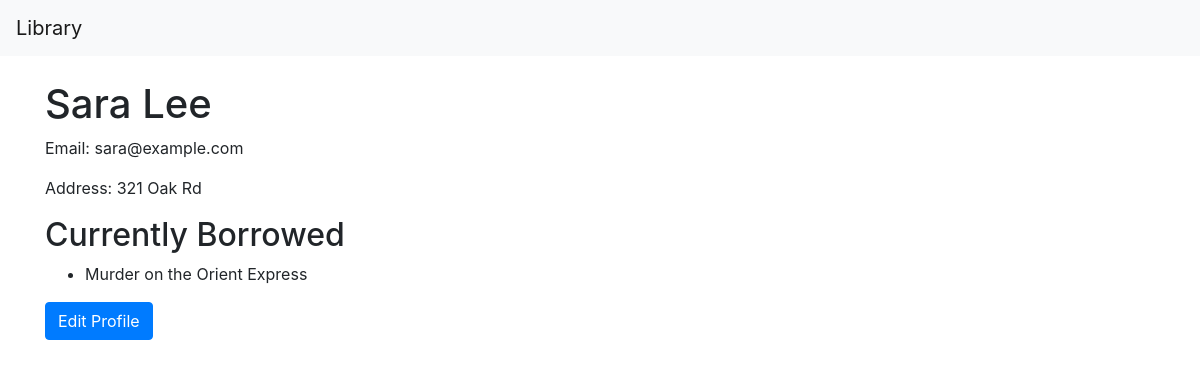
Page /user/4 on the committed database.
### models.py (models this page shows)
class User(db.Model):
    id = db.Column(db.Integer, primary_key=True)
    name = db.Column(db.String , nullable = False)
    email = db.Column(db.String, nullable=False)
    address = db.Column(db.String, nullable=False)
    borrows = db.relationship('Borrow', backref='user')

class Borrow(db.Model):
    id = db.Column(db.Integer, primary_key=True)
    user_id = db.Column(db.Integer, db.ForeignKey('user.id'))
    book_id = db.Column(db.Integer, db.ForeignKey('book.id'))
    checkout_date = db.Column(db.Date, nullable=False)
    due_date = db.Column(db.Date, nullable=False)
    return_date = db.Column(db.Date )

class Book(db.Model):
    id = db.Column(db.Integer, primary_key=True)
    title = db.Column(db.String, nullable=False)
    author_id = db.Column(db.Integer, db.ForeignKey('author.id'))
    genre = db.Column(db.String, nullable=False)
    publish_date = db.Column(db.Date, nullable=False)
    author = db.relationship('Author')
    borrows = db.relationship('Borrow', backref='book')

### app.py (the view)
@app.route('/user/<int:user_id>')
def user_profile(user_id):
    user = User.query.get(user_id)
    borrows = Borrow.query.filter_by(user_id=user.id).all()
    return render_template('user_profile.html', user=user, borrows=borrows)

### templates/user_profile.html
{% extends 'layout.html' %} {% block content %}
<h1>{{ user.name }}</h1>
<p>Email: {{ user.email }}</p>
<p>Address: {{ user.address }}</p>
<h2>Currently Borrowed</h2>
<ul>
  {% for borrow in borrows %} {% if borrow.return_date == None %}
  <li>{{ borrow.book.title }}</li>
  {% endif %} {% endfor %}
</ul>
<a href="{{ url_for('edit_user', user_id=user.id) }}" class="btn btn-primary">
  Edit Profile
</a>
{% endblock %}

### rows in the picture
User: name "Sara Lee", email "sara@example.com", address "321 Oak Rd"
Borrow: book "Murder on the Orient Express"
